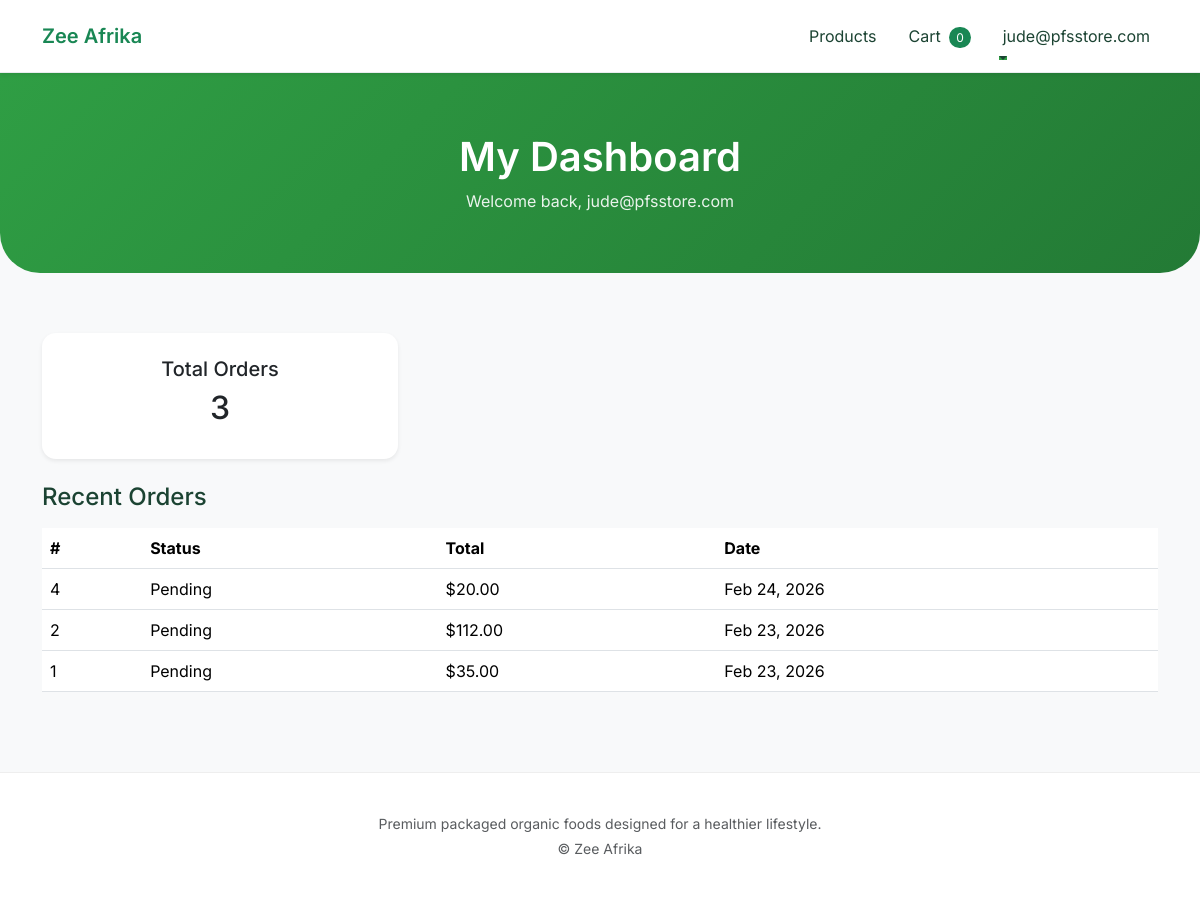
The app's page /accounts/admin-dashboard/ (signed in), older data.
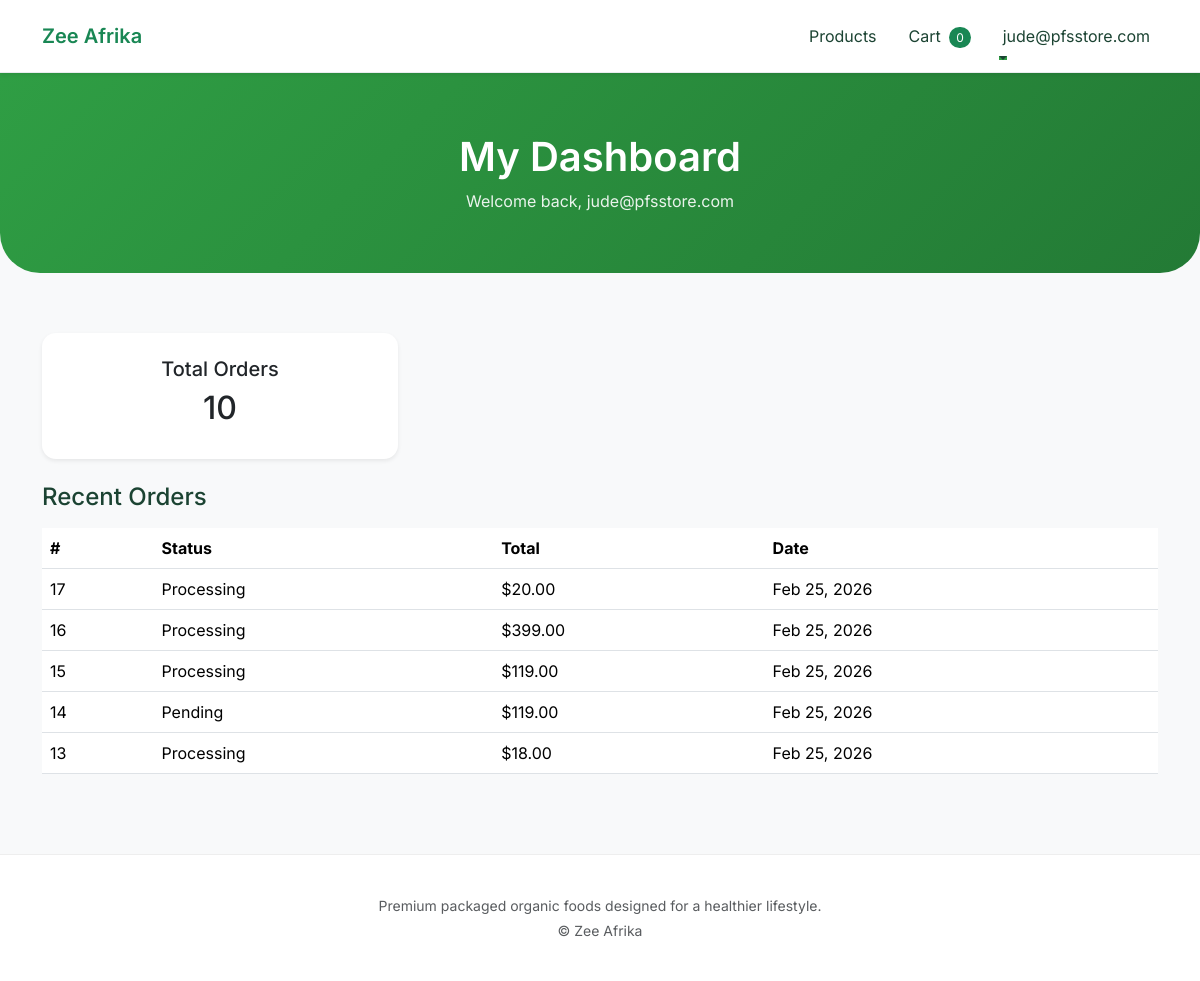
The same page, newer data.
### main/models.py (models this page shows, shortened)
class Order(models.Model):
    STATUS_CHOICES = [
        ('pending', 'Pending'),
        ('processing', 'Processing'),
        ('shipped', 'Shipped'),
        ('completed', 'Completed'),
        ('cancelled', 'Cancelled'),
    ]
    user = models.ForeignKey(
        settings.AUTH_USER_MODEL,
        on_delete=models.CASCADE
    )
    shipping_address = models.ForeignKey(
        ShippingAddress,
        on_delete=models.SET_NULL,
        null=True
    )
    status = models.CharField(
        max_length=20,
        choices=STATUS_CHOICES,
        default='pending'
    )
    total_amount = models.DecimalField(
        max_digits=10,
        decimal_places=2,
        default=0
    )
    created_at = models.DateTimeField(auto_now_add=True)
    is_paid = models.BooleanField(default=False)
    custom_id = models.CharField(max_length=20, unique=True, blank=True, null=True)

### accounts/views.py (the view)
# urls.py: path('admin-dashboard/', admin_dashboard, name='admin_dashboard'),
@login_required
def admin_dashboard(request):
    orders = Order.objects.filter(user=request.user).order_by("-created_at")
    context = {
        "orders_count": orders.count(),
        "recent_orders": orders[:5],
    }
    return render(request, "accounts/dashboard.html", context)

### main/context_processors.py (called while the page is built)
def cart_count(request):
    if request.user.is_authenticated:
        cart, created = Cart.objects.get_or_create(user=request.user)
        count = sum(item.quantity for item in cart.items.all())
    else:
        count = 0
    return {
        "cart_count": count
    }

### accounts/templates/accounts/dashboard.html (shortened to what this page needs)
{% extends "main/base.html" %}  {% block content %}
<section class="hero hero-small text-center">
  <div class="container">
    <h1>My Dashboard</h1>
    <p>
      Welcome back, {{ request.user.first_name|default:request.user.email }}
    </p>
  </div>
</section>
<div class="container my-5">
  <div class="row mb-4">
    <div class="col-md-4">
      <div class="card p-4 shadow-sm text-center">
        <h5>Total Orders</h5>
        <h2>{{ orders_count }}</h2>
      </div>
    </div>
  </div>
  <h4 class="mb-3">Recent Orders</h4>
  {% if recent_orders %}
  <table class="table">
    <thead>
      <tr>
        <th>#</th>
        <th>Status</th>
        <th>Total</th>
        <th>Date</th>
      </tr>
    </thead>
    <tbody>
      {% for order in recent_orders %}
      <tr>
        <td>{{ order.id }}</td>
        <td>{{ order.get_status_display }}</td>
        <td>${{ order.total_amount }}</td>
        <td>{{ order.created_at|date:"M d, Y" }}</td>
      </tr>
      {% endfor %}
    </tbody>
  </table>
  {% else %}
  <p class="text-muted">You have not placed any orders yet.</p>
  {% endif %}
</div>
{% endblock %}

Row changes from the older to the newer data that the page shows:
no longer on this page (row unchanged): Order: id "4", status "Pending", total_amount "20.00", created_at "Feb 24, 2026"
no longer on this page (row unchanged): Order: id "2", status "Pending", total_amount "112.00", created_at "Feb 23, 2026"
no longer on this page (row unchanged): Order: id "1", status "Pending", total_amount "35.00", created_at "Feb 23, 2026"
added Order: id "17", status "Processing", total_amount "20.00", created_at "Feb 25, 2026"
added Order: id "16", status "Processing", total_amount "399.00", created_at "Feb 25, 2026"
added Order: id "15", status "Processing", total_amount "119.00", created_at "Feb 25, 2026"
added Order: id "14", status "Pending", total_amount "119.00", created_at "Feb 25, 2026"
added Order: id "13", status "Processing", total_amount "18.00", created_at "Feb 25, 2026"
Text that changed along with them:
{{ orders_count }}: "3" → "10"
